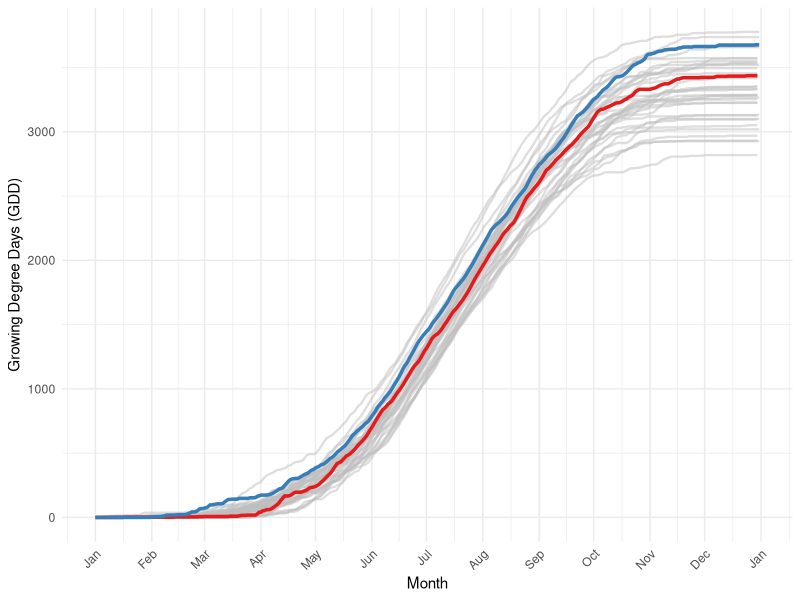
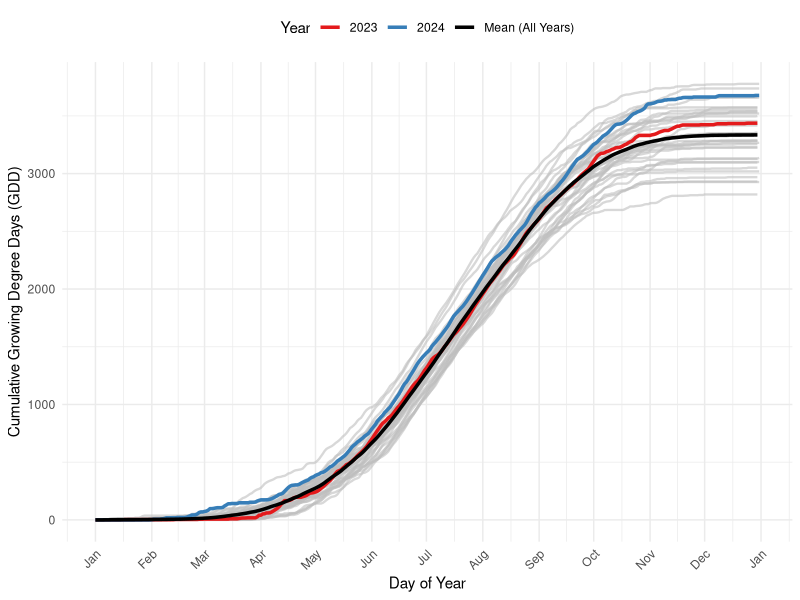
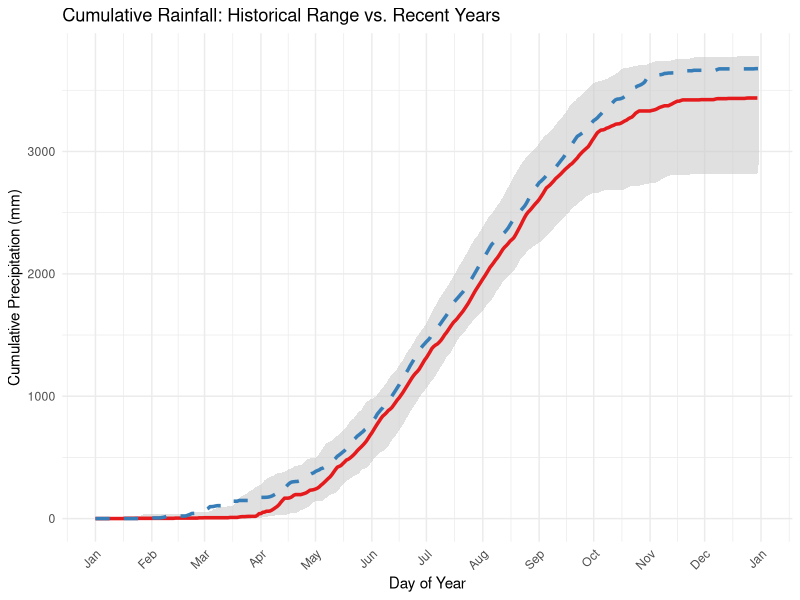
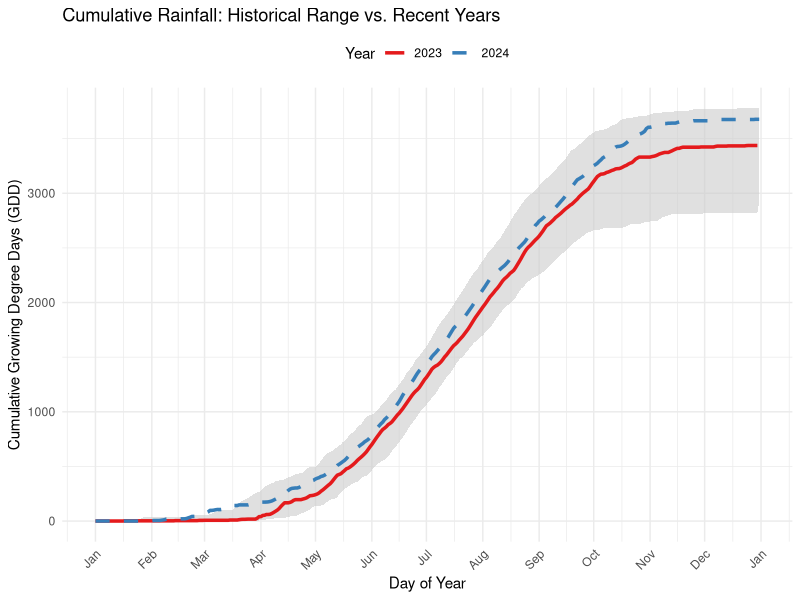

Write the R code that produced these figures, in order. (Note: this script raises an error after producing the figures.)
library(readxl)
library(tidyverse)
library(lubridate)

gdd <- read_xlsx("data/rain/historical_rain.xlsx")

gdd <- gdd %>%
  select(day, doy, gdd_50_86) %>%
  mutate(
    date = as.Date(day),
    year = year(date),
  ) %>%
  group_by(year) %>%
  arrange(date) %>%
  mutate(cumulative_gdd = cumsum(gdd_50_86))

gdd <- gdd %>%
  mutate(doy_date = as.Date(doy - 1, origin = "2000-01-01"))

gdd %>%
  ggplot(aes(x = doy_date, y = cumulative_gdd, group = year)) +
  # All years gray
  geom_line(
    data = filter(gdd, !(year %in% c(2023, 2024))),
    color = "gray",
    size = 0.8,
    alpha = .5
  ) +
  # 2023 and 2024 colored
  geom_line(data = filter(gdd, year == 2023), color = "#E41A1C", size = 1.2) +
  geom_line(data = filter(gdd, year == 2024), color = "#377EB8", size = 1.2) +
  scale_x_date(
    date_breaks = "1 month", # Breaks at each month
    date_labels = "%b" # Label as abbreviated month names
  ) +
  labs(
    x = "Month",
    y = "Growing Degree Days (GDD)"
  ) +
  theme_minimal() +
  theme(axis.text.x = element_text(angle = 45, hjust = 1))

mean_cum <- gdd %>%
  group_by(doy_date) %>%
  summarize(cumulative_gdd = mean(cumulative_gdd, na.rm = TRUE)) %>%
  mutate(year = "Mean") %>%
  filter(doy_date != "2000-12-31")

# Combine all into one data frame for plotting
gdd_long <- gdd %>%
  filter(year %in% c(2023, 2024)) %>% # Only plot 2023 and 2024
  mutate(year = as.character(year)) %>%
  bind_rows(mean_cum) # add the mean as its own 'year'

# For all OTHER years, add a gray background
background <- gdd %>%
  filter(!(year %in% c(2023, 2024)))

gdd_plot <- ggplot() +
  # Gray lines for all other years
  geom_line(
    data = background,
    aes(x = doy_date, y = cumulative_gdd, group = year),
    color = "gray", size = 0.8, alpha = 0.6
  ) +
  # Colored lines for 2023, 2024, and mean
  geom_line(
    data = gdd_long,
    aes(x = doy_date, y = cumulative_gdd, color = year, group = year),
    size = 1.2
  ) +
  scale_color_manual(
    name = "Year",
    values = c("2023" = "#E41A1C", "2024" = "#377EB8", "Mean" = "black"),
    labels = c("2023", "2024", "Mean (All Years)")
  ) +
  scale_x_date(
    date_breaks = "1 month", # Breaks at each month
    date_labels = "%b" # Label as abbreviated month names
  ) +
  labs(
    x = "Day of Year",
    y = "Cumulative Growing Degree Days (GDD)"
  ) +
  theme_minimal() +
  theme(
    axis.text.x = element_text(angle = 45, hjust = 1),
    legend.position = "top"
  )

gdd_plot

#### Version 2
# Exclude current years from the envelope
hist_env <- gdd %>%
  filter(!(year %in% c(2023, 2024))) %>%
  group_by(doy_date) %>%
  summarize(
    min_cum = min(cumulative_gdd, na.rm = TRUE),
    max_cum = max(cumulative_gdd, na.rm = TRUE)
  )

gdd_2023 <- filter(gdd, year == 2023)
gdd_2024 <- filter(gdd, year == 2024)

ggplot() +
  # Shaded region for historical envelope
  geom_ribbon(
    data = hist_env,
    aes(x = doy_date, ymin = min_cum, ymax = max_cum),
    fill = "gray80", alpha = 0.6
  ) +
  # 2023 solid line
  geom_line(
    data = gdd_2023,
    aes(x = doy_date, y = cumulative_gdd),
    color = "#E41A1C", size = 1.2, linetype = "solid"
  ) +
  # 2024 dashed line
  geom_line(
    data = gdd_2024,
    aes(x = doy_date, y = cumulative_gdd),
    color = "#377EB8", size = 1.2, linetype = "dashed"
  ) +
  scale_x_date(
    date_breaks = "1 month", # Breaks at each month
    date_labels = "%b" # Label as abbreviated month names
  ) +
  labs(
    title = "Cumulative Rainfall: Historical Range vs. Recent Years",
    x = "Day of Year",
    y = "Cumulative Precipitation (mm)"
  ) +
  theme_minimal() +
  theme(axis.text.x = element_text(angle = 45, hjust = 1)) +
  # Custom legend via manual color/linetype mapping:
  scale_color_manual(
    name = "Year",
    values = c("2023" = "#E41A1C", "2024" = "#377EB8")
  ) +
  scale_linetype_manual(
    name = "Year",
    values = c("2023" = "solid", "2024" = "dashed")
  )

gdd_highlight <- gdd %>%
  filter(year %in% c(2023, 2024)) %>%
  mutate(year = as.character(year))

ggplot() +
  geom_ribbon(
    data = hist_env,
    aes(x = doy_date, ymin = min_cum, ymax = max_cum),
    fill = "gray80", alpha = 0.6
  ) +
  geom_line(
    data = gdd_highlight,
    aes(x = doy_date, y = cumulative_gdd, color = year, linetype = year),
    size = 1.2
  ) +
  scale_color_manual(
    name = "Year",
    values = c("2023" = "#E41A1C", "2024" = "#377EB8"),
    labels = c("2023", "2024")
  ) +
  scale_linetype_manual(
    name = "Year",
    values = c("2023" = "solid", "2024" = "dashed"),
    labels = c("2023", "2024")
  ) +
  scale_x_date(
    date_breaks = "1 month", # Breaks at each month
    date_labels = "%b" # Label as abbreviated month names
  ) +
  labs(
    title = "Cumulative Rainfall: Historical Range vs. Recent Years",
    x = "Day of Year",
    y = "Cumulative Growing Degree Days (GDD)"
  ) +
  theme_minimal() +
  theme(
    axis.text.x = element_text(angle = 45, hjust = 1),
    legend.position = "top"
  )

mean_cum <- gdd %>%
  filter(!(year %in% c(2023, 2024))) %>% # use only historical for mean
  group_by(doy_date) %>%
  summarize(cumulative_gdd = mean(cumulative_gdd, na.rm = TRUE)) %>%
  mutate(year = "Mean") %>%
  filter(doy_date != "2000-12-31")

gdd_highlight <- gdd %>%
  filter(year %in% c(2023, 2024)) %>%
  mutate(year = as.character(year)) %>%
  bind_rows(mean_cum)

gdd_plot_v2 <- ggplot() +
  geom_ribbon(
    data = hist_env,
    aes(x = doy_date, ymin = min_cum, ymax = max_cum),
    fill = "gray80", alpha = 0.6
  ) +
  geom_line(
    data = gdd_highlight,
    aes(x = doy_date, y = cumulative_gdd, color = year, linetype = year),
    size = 1.2
  ) +
  scale_color_manual(
    name = "Year",
    values = c(
      "2023" = "#E41A1C",
      "2024" = "#377EB8",
      "Mean" = "black"
    ),
    labels = c(
      "2023" = "2023",
      "2024" = "2024",
      "Mean" = "Mean (Historical)"
    )
  ) +
  scale_linetype_manual(
    name = "Year",
    values = c(
      "2023" = "solid",
      "2024" = "dashed",
      "Mean" = "dotdash"
    ),
    labels = c(
      "2023" = "2023",
      "2024" = "2024",
      "Mean" = "Mean (Historical)"
    )
  ) +
  scale_x_date(
    date_breaks = "1 month", # Breaks at each month
    date_labels = "%b" # Label as abbreviated month names
  ) +
  labs(
    x = "Day of Year",
    y = "Cumulative Growing Degree Days (GDD)"
  ) +
  theme_minimal() +
  theme(
    axis.text.x = element_text(angle = 45, hjust = 1),
    legend.position = "top"
  )

gdd_plot_v2 <- gdd_plot_v2 + guides(color = "none", fill = "none", linetype = "none", shape = "none")

pdplot <- rain_plot_v2 | gdd_plot_v2 +
  plot_layout(guides = "collect") +
  plot_annotation(
    # <- this theme applies to the *patchwork container* (incl. collected legend)
    theme = theme_sabr() + theme(
      legend.position = "bottom",
      legend.justification = "center",
      legend.direction = "horizontal",
      legend.box.just = "center",
      legend.box.margin = margin(t = 6)
    )
  )

ggsave(
  "figures/gdd_plot_v2.png",
  pdplot,
  width = 8.5, height = 11, dpi = 350
)
